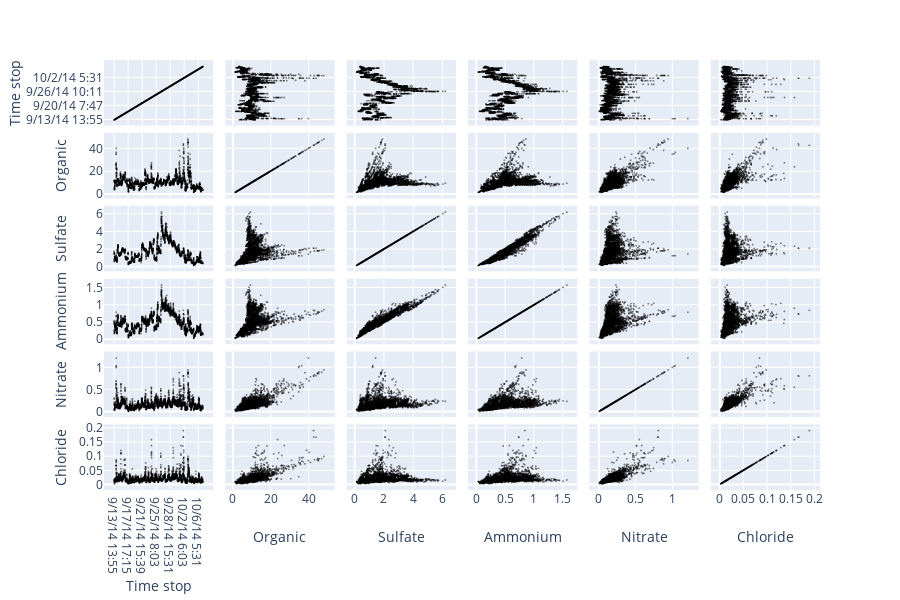

The code cell stored with this chart in its notebook:
### Code cell
fig = px.scatter_matrix(df_part)
#fig.show()
#fig.data
fig.update_traces(marker=dict(size=2,opacity=0.5, color='black'))

### Figure 1 — Plotly figure (JSON) as saved in the notebook; plotly's stock layout.template omitted (floating-point values rounded to 4 significant figures; data arrays with more than 128 entries replaced by an {"elided": "..."} marker saying what was removed)
{"data": [{"dimensions": [{"axis": {"matches": true}, "label": "Time stop", "values": {"elided": "3516 str values"}}, {"axis": {"matches": true}, "label": "Organic", "values": {"elided": "3516 float values"}}, {"axis": {"matches": true}, "label": "Sulfate", "values": {"elided": "3516 float values"}}, {"axis": {"matches": true}, "label": "Ammonium", "values": {"elided": "3516 float values"}}, {"axis": {"matches": true}, "label": "Nitrate", "values": {"elided": "3516 float values"}}, {"axis": {"matches": true}, "label": "Chloride", "values": {"elided": "3516 float values"}}], "hoverlabel": {"namelength": 0}, "hovertemplate": "%{xaxis.title.text}=%{x}<br>%{yaxis.title.text}=%{y}", "legendgroup": "", "marker": {"color": "black", "opacity": 0.5, "size": 2, "symbol": "circle"}, "name": "", "showlegend": false, "type": "splom"}], "layout": {"dragmode": "select", "height": 600, "legend": {"tracegroupgap": 0}, "margin": {"t": 60}}}
